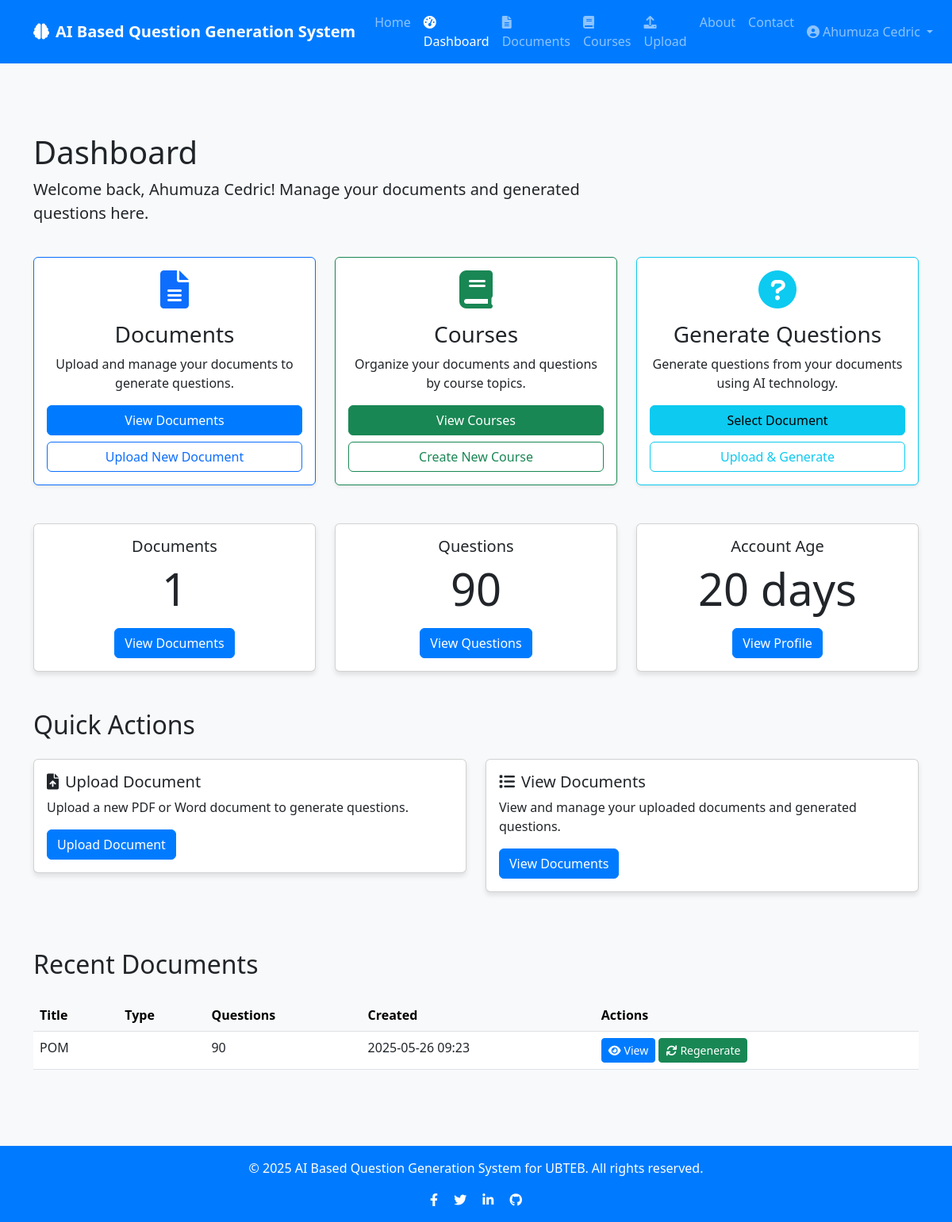
Page /dashboard (signed in) on the earlier database version.
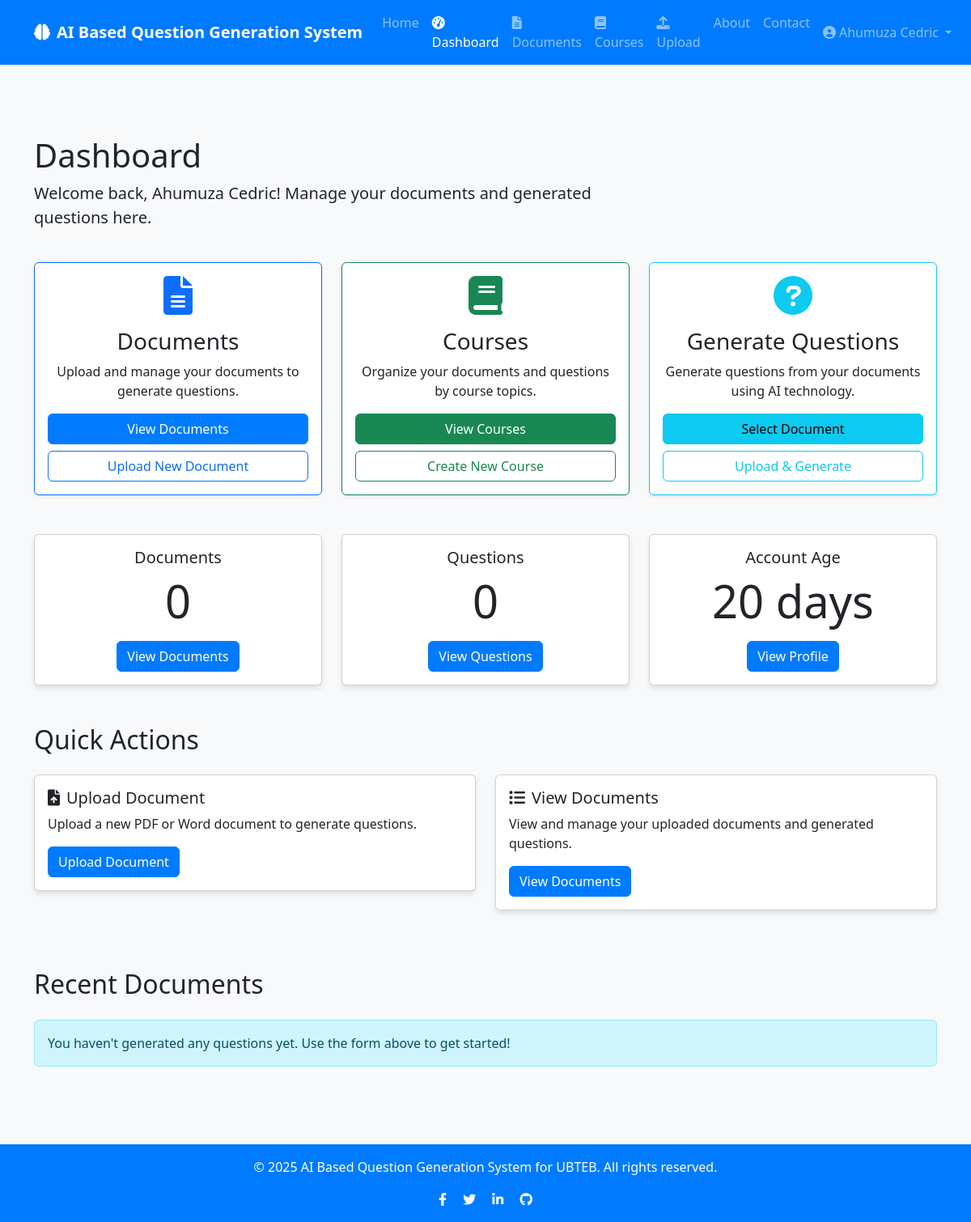
Same page on the later database version.
### app/models/document.py (models this page shows, shortened)
class Document(db.Model):
    id = db.Column(db.Integer, primary_key=True)
    title = db.Column(db.String(100), nullable=False)
    filename = db.Column(db.String(100), nullable=False)
    file_path = db.Column(db.String(255), nullable=False)
    content = db.Column(db.Text, nullable=False)
    created_at = db.Column(db.DateTime, default=datetime.utcnow)
    user_id = db.Column(db.Integer, db.ForeignKey('user.id'), nullable=False)
    course_id = db.Column(db.Integer, db.ForeignKey('course.id'), nullable=True)
    questions = db.relationship('Question', backref='document', lazy=True, cascade="all, delete-orphan")
    question_sets = db.relationship('QuestionSet', backref='document', lazy=True, cascade="all, delete-orphan")

### app/routes/main.py (the view)
@main.route('/dashboard')
@login_required
def dashboard():
    return render_template('dashboard.html', user=current_user, now=datetime.utcnow())

### app/models/user.py (called while the page is built)
@login_manager.user_loader
def load_user(user_id):
    return User.query.get(int(user_id))

### app/templates/dashboard.html (shortened to what the changed rows need)
{% extends "base.html" %}  {% block content %}
<div class="container py-5">
  <div class="row mb-4">
    <div class="col-md-8">
      <h1>Dashboard</h1>
    </div>
  </div>
  <div class="row mb-5">
    <div class="col-md-4">
      <div class="card text-center h-100">
        <div class="card-body">
          <h5 class="card-title">Documents</h5>
          <p class="card-text display-4">{{ user.documents|length }}</p>
          <a
            href="{{ url_for('questions.list_documents') }}"
            class="btn btn-primary"
            >View Documents</a
          >
        </div>
      </div>
    </div>
    <div class="col-md-4">
      <div class="card text-center h-100">
        <div class="card-body">
          <h5 class="card-title">Questions</h5>
          <p class="card-text display-4">{{ user.questions|length }}</p>
          <a
            href="{{ url_for('questions.list_documents') }}"
            class="btn btn-primary"
            >View Questions</a
          >
        </div>
      </div>
    </div>
  </div>
  <div class="row mb-5">
    <div class="col-md-12">
      <h2 class="mb-4">Quick Actions</h2>
    </div>
  </div>
  <div class="row">
    <div class="col-md-12">
      <h2 class="mb-4">Recent Documents</h2>
      {% if user.documents %}
      <div class="table-responsive">
        <table class="table table-hover">
          <thead class="table-light">
            <tr>
              <th>Title</th>
              <th>Type</th>
              <th>Questions</th>
              <th>Created</th>
              <th>Actions</th>
            </tr>
          </thead>
          <tbody>
            {% for document in user.documents|sort(attribute='created_at', reverse=True)|batch(5)|first|default([]) %}
            <tr>
              <td>{{ document.title or 'Untitled Document' }}</td>
              <td>{{ document.question_type|title }}</td>
              <td>{{ document.questions|length }}</td>
              <td>{{ document.created_at.strftime('%Y-%m-%d %H:%M') }}</td>
              <td>
                <a href="{{ url_for('questions.view_document', document_id=document.id) }}"
                   class="btn btn-sm btn-primary">
                  <i class="fas fa-eye me-1"></i>View
                </a>
                <a href="{{ url_for('questions.generate_questions_form', document_id=document.id) }}"
                   class="btn btn-sm btn-success">
                  <i class="fas fa-sync me-1"></i>Regenerate
                </a>
              </td>
            </tr>
            {% endfor %}
          </tbody>
        </table>
      </div>
       {% else %}
      <div class="alert alert-info">
        <p class="mb-0">
          You haven't generated any questions yet. Use the form above to get
          started!
        </p>
      </div>
      {% endif %}
    </div>
  </div>
</div>
{% endblock %}

Differences in the rows shown:
removed Document: title "POM", questions|length "90", created_at "2025-05-26 09:23"
Other differences:
{{ user.documents|length }}: "1" → "0"
{{ user.questions|length }}: "90" → "0"
text no longer shown: "Title Type Questions Created Actions"
text now shown: "You haven't generated any questions yet. Use the form above to get started!"
